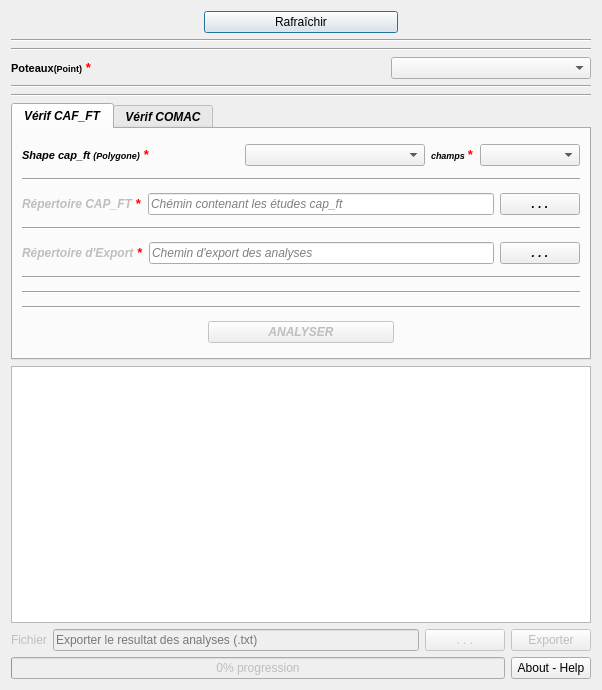
<?xml version="1.0" encoding="UTF-8"?>
<ui version="4.0">
 <class>CapComacDialogBase</class>
 <widget class="QDialog" name="CapComacDialogBase">
  <property name="geometry">
   <rect>
    <x>0</x>
    <y>0</y>
    <width>602</width>
    <height>690</height>
   </rect>
  </property>
  <property name="maximumSize">
   <size>
    <width>628</width>
    <height>700</height>
   </size>
  </property>
  <property name="windowTitle">
   <string>CAP COMAC</string>
  </property>
  <property name="windowIcon">
   <iconset>
    <normaloff>images/icon.png</normaloff>images/icon.png</iconset>
  </property>
  <layout class="QGridLayout" name="gridLayout">
   <item row="0" column="0">
    <layout class="QVBoxLayout" name="verticalLayout">
     <item>
      <layout class="QHBoxLayout" name="horizontalLayout_7">
       <item>
        <spacer name="horizontalSpacer_4">
         <property name="orientation">
          <enum>Qt::Horizontal</enum>
         </property>
         <property name="sizeHint" stdset="0">
          <size>
           <width>40</width>
           <height>20</height>
          </size>
         </property>
        </spacer>
       </item>
       <item>
        <widget class="QPushButton" name="rafraichirUi">
         <property name="sizePolicy">
          <sizepolicy hsizetype="Expanding" vsizetype="Fixed">
           <horstretch>0</horstretch>
           <verstretch>0</verstretch>
          </sizepolicy>
         </property>
         <property name="font">
          <font>
           <weight>50</weight>
           <bold>false</bold>
          </font>
         </property>
         <property name="text">
          <string>Rafraîchir</string>
         </property>
        </widget>
       </item>
       <item>
        <spacer name="horizontalSpacer_5">
         <property name="orientation">
          <enum>Qt::Horizontal</enum>
         </property>
         <property name="sizeHint" stdset="0">
          <size>
           <width>40</width>
           <height>20</height>
          </size>
         </property>
        </spacer>
       </item>
      </layout>
     </item>
     <item>
      <widget class="Line" name="line_7">
       <property name="orientation">
        <enum>Qt::Horizontal</enum>
       </property>
      </widget>
     </item>
     <item>
      <widget class="Line" name="line_4">
       <property name="orientation">
        <enum>Qt::Horizontal</enum>
       </property>
      </widget>
     </item>
     <item>
      <layout class="QHBoxLayout" name="horizontalLayout_4">
       <item>
        <widget class="QLabel" name="label_7">
         <property name="font">
          <font>
           <pointsize>7</pointsize>
           <weight>75</weight>
           <bold>true</bold>
          </font>
         </property>
         <property name="text">
          <string>&lt;html&gt;&lt;head/&gt;&lt;body&gt;&lt;p align=&quot;justify&quot;&gt;&lt;span style=&quot; font-family:'Sans Serif'; font-size:8pt;&quot;&gt;Poteaux&lt;/span&gt;&lt;span style=&quot; font-family:'Sans Serif'; font-size:10pt;&quot;/&gt;&lt;span style=&quot; font-family:'Sans Serif';&quot;&gt;(Point)&lt;/span&gt;&lt;span style=&quot; font-family:'Sans Serif'; font-size:10pt; color:#ff0000;&quot;&gt; *&lt;/span&gt;&lt;/p&gt;&lt;/body&gt;&lt;/html&gt;</string>
         </property>
        </widget>
       </item>
       <item>
        <spacer name="horizontalSpacer_12">
         <property name="orientation">
          <enum>Qt::Horizontal</enum>
         </property>
         <property name="sizeHint" stdset="0">
          <size>
           <width>40</width>
           <height>20</height>
          </size>
         </property>
        </spacer>
       </item>
       <item>
        <widget class="QComboBox" name="comboBoxCoucheInfra_pt_pot">
         <property name="minimumSize">
          <size>
           <width>200</width>
           <height>0</height>
          </size>
         </property>
         <property name="font">
          <font>
           <pointsize>9</pointsize>
          </font>
         </property>
         <item>
          <property name="text">
           <string/>
          </property>
         </item>
        </widget>
       </item>
      </layout>
     </item>
     <item>
      <widget class="Line" name="line_9">
       <property name="orientation">
        <enum>Qt::Horizontal</enum>
       </property>
      </widget>
     </item>
     <item>
      <widget class="Line" name="line_2">
       <property name="orientation">
        <enum>Qt::Horizontal</enum>
       </property>
      </widget>
     </item>
     <item>
      <widget class="QTabWidget" name="tabWidget">
       <property name="enabled">
        <bool>true</bool>
       </property>
       <property name="font">
        <font>
         <weight>75</weight>
         <italic>true</italic>
         <bold>true</bold>
        </font>
       </property>
       <property name="currentIndex">
        <number>0</number>
       </property>
       <property name="documentMode">
        <bool>false</bool>
       </property>
       <property name="tabsClosable">
        <bool>false</bool>
       </property>
       <property name="movable">
        <bool>true</bool>
       </property>
       <widget class="QWidget" name="caf_ft">
        <attribute name="title">
         <string>Vérif CAF_FT</string>
        </attribute>
        <layout class="QGridLayout" name="gridLayout_4">
         <item row="7" column="0">
          <widget class="Line" name="line_3">
           <property name="orientation">
            <enum>Qt::Horizontal</enum>
           </property>
          </widget>
         </item>
         <item row="1" column="0">
          <widget class="Line" name="line_5">
           <property name="orientation">
            <enum>Qt::Horizontal</enum>
           </property>
          </widget>
         </item>
         <item row="2" column="0">
          <layout class="QHBoxLayout" name="horizontalLayout_14">
           <item>
            <widget class="QLabel" name="repertoireGTHD_4">
             <property name="enabled">
              <bool>false</bool>
             </property>
             <property name="sizePolicy">
              <sizepolicy hsizetype="Fixed" vsizetype="Fixed">
               <horstretch>0</horstretch>
               <verstretch>0</verstretch>
              </sizepolicy>
             </property>
             <property name="text">
              <string>&lt;html&gt;&lt;head/&gt;&lt;body&gt;&lt;p&gt;Répertoire CAP_FT &lt;span style=&quot; font-family:'Sans Serif'; font-size:10pt; font-weight:600; color:#ff0000;&quot;&gt;*&lt;/span&gt;&lt;/p&gt;&lt;/body&gt;&lt;/html&gt;</string>
             </property>
            </widget>
           </item>
           <item>
            <widget class="QLineEdit" name="lienRepertoireCapFt">
             <property name="enabled">
              <bool>true</bool>
             </property>
             <property name="sizePolicy">
              <sizepolicy hsizetype="Expanding" vsizetype="Fixed">
               <horstretch>0</horstretch>
               <verstretch>0</verstretch>
              </sizepolicy>
             </property>
             <property name="font">
              <font>
               <weight>50</weight>
               <italic>true</italic>
               <bold>false</bold>
              </font>
             </property>
             <property name="placeholderText">
              <string>Chémin contenant les études cap_ft</string>
             </property>
            </widget>
           </item>
           <item>
            <widget class="QPushButton" name="boutonCheminEtudeCapFt">
             <property name="sizePolicy">
              <sizepolicy hsizetype="Fixed" vsizetype="Fixed">
               <horstretch>0</horstretch>
               <verstretch>0</verstretch>
              </sizepolicy>
             </property>
             <property name="text">
              <string>. . .</string>
             </property>
            </widget>
           </item>
          </layout>
         </item>
         <item row="8" column="0">
          <layout class="QHBoxLayout" name="horizontalLayout_2">
           <item>
            <spacer name="horizontalSpacer">
             <property name="orientation">
              <enum>Qt::Horizontal</enum>
             </property>
             <property name="sizeHint" stdset="0">
              <size>
               <width>40</width>
               <height>20</height>
              </size>
             </property>
            </spacer>
           </item>
           <item>
            <widget class="QPushButton" name="analisationCapFt">
             <property name="enabled">
              <bool>false</bool>
             </property>
             <property name="sizePolicy">
              <sizepolicy hsizetype="Expanding" vsizetype="Fixed">
               <horstretch>0</horstretch>
               <verstretch>0</verstretch>
              </sizepolicy>
             </property>
             <property name="font">
              <font>
               <weight>75</weight>
               <italic>true</italic>
               <bold>true</bold>
              </font>
             </property>
             <property name="text">
              <string>ANALYSER</string>
             </property>
            </widget>
           </item>
           <item>
            <spacer name="horizontalSpacer_2">
             <property name="orientation">
              <enum>Qt::Horizontal</enum>
             </property>
             <property name="sizeHint" stdset="0">
              <size>
               <width>40</width>
               <height>20</height>
              </size>
             </property>
            </spacer>
           </item>
          </layout>
         </item>
         <item row="3" column="0">
          <widget class="Line" name="line_13">
           <property name="orientation">
            <enum>Qt::Horizontal</enum>
           </property>
          </widget>
         </item>
         <item row="0" column="0">
          <layout class="QVBoxLayout" name="verticalLayout_3">
           <item>
            <layout class="QHBoxLayout" name="horizontalLayout_12">
             <item>
              <widget class="QLabel" name="label_11">
               <property name="font">
                <font>
                 <pointsize>7</pointsize>
                 <weight>75</weight>
                 <italic>true</italic>
                 <bold>true</bold>
                </font>
               </property>
               <property name="text">
                <string>&lt;html&gt;&lt;head/&gt;&lt;body&gt;&lt;p align=&quot;justify&quot;&gt;&lt;span style=&quot; font-family:'Sans Serif'; font-size:8pt;&quot;&gt;Shape cap_ft &lt;/span&gt;&lt;span style=&quot; font-family:'Sans Serif';&quot;&gt;(Polygone)&lt;/span&gt;&lt;span style=&quot; font-family:'Sans Serif'; font-size:10pt; color:#ff0000;&quot;&gt; *&lt;/span&gt;&lt;/p&gt;&lt;/body&gt;&lt;/html&gt;</string>
               </property>
              </widget>
             </item>
             <item>
              <spacer name="horizontalSpacer_14">
               <property name="orientation">
                <enum>Qt::Horizontal</enum>
               </property>
               <property name="sizeHint" stdset="0">
                <size>
                 <width>40</width>
                 <height>20</height>
                </size>
               </property>
              </spacer>
             </item>
             <item>
              <widget class="QComboBox" name="comboBox_etude_cap_ft">
               <property name="minimumSize">
                <size>
                 <width>180</width>
                 <height>0</height>
                </size>
               </property>
               <property name="font">
                <font>
                 <pointsize>9</pointsize>
                 <weight>75</weight>
                 <italic>true</italic>
                 <bold>true</bold>
                </font>
               </property>
               <item>
                <property name="text">
                 <string/>
                </property>
               </item>
              </widget>
             </item>
             <item>
              <widget class="QLabel" name="label_12">
               <property name="font">
                <font>
                 <pointsize>7</pointsize>
                 <weight>75</weight>
                 <italic>true</italic>
                 <bold>true</bold>
                </font>
               </property>
               <property name="text">
                <string>&lt;html&gt;&lt;head/&gt;&lt;body&gt;&lt;p align=&quot;justify&quot;&gt;&lt;span style=&quot; font-family:'Sans Serif';&quot;&gt;champs &lt;/span&gt;&lt;span style=&quot; font-family:'Sans Serif'; font-size:10pt; color:#ff0000;&quot;&gt;*&lt;/span&gt;&lt;/p&gt;&lt;/body&gt;&lt;/html&gt;</string>
               </property>
              </widget>
             </item>
             <item>
              <widget class="QComboBox" name="comboBoxChampsCapFt">
               <property name="minimumSize">
                <size>
                 <width>100</width>
                 <height>0</height>
                </size>
               </property>
               <property name="font">
                <font>
                 <pointsize>9</pointsize>
                 <weight>75</weight>
                 <italic>true</italic>
                 <bold>true</bold>
                </font>
               </property>
              </widget>
             </item>
            </layout>
           </item>
          </layout>
         </item>
         <item row="5" column="0">
          <widget class="Line" name="line_6">
           <property name="orientation">
            <enum>Qt::Horizontal</enum>
           </property>
          </widget>
         </item>
         <item row="4" column="0">
          <layout class="QHBoxLayout" name="horizontalLayout_13">
           <item>
            <widget class="QLabel" name="repertoireExportComac">
             <property name="enabled">
              <bool>false</bool>
             </property>
             <property name="sizePolicy">
              <sizepolicy hsizetype="Fixed" vsizetype="Fixed">
               <horstretch>0</horstretch>
               <verstretch>0</verstretch>
              </sizepolicy>
             </property>
             <property name="text">
              <string>&lt;html&gt;&lt;head/&gt;&lt;body&gt;&lt;p&gt;Répertoire d'Export &lt;span style=&quot; font-family:'Sans Serif'; font-size:10pt; font-weight:600; color:#ff0000;&quot;&gt;*&lt;/span&gt;&lt;/p&gt;&lt;/body&gt;&lt;/html&gt;</string>
             </property>
            </widget>
           </item>
           <item>
            <widget class="QLineEdit" name="lienCheminExportCapFt">
             <property name="enabled">
              <bool>true</bool>
             </property>
             <property name="sizePolicy">
              <sizepolicy hsizetype="Expanding" vsizetype="Fixed">
               <horstretch>0</horstretch>
               <verstretch>0</verstretch>
              </sizepolicy>
             </property>
             <property name="font">
              <font>
               <weight>50</weight>
               <italic>true</italic>
               <bold>false</bold>
              </font>
             </property>
             <property name="placeholderText">
              <string>Chemin d'export des analyses</string>
             </property>
            </widget>
           </item>
           <item>
            <widget class="QPushButton" name="boutonCheminExportComac">
             <property name="sizePolicy">
              <sizepolicy hsizetype="Fixed" vsizetype="Fixed">
               <horstretch>0</horstretch>
               <verstretch>0</verstretch>
              </sizepolicy>
             </property>
             <property name="text">
              <string>. . .</string>
             </property>
            </widget>
           </item>
          </layout>
         </item>
         <item row="6" column="0">
          <widget class="Line" name="line_12">
           <property name="orientation">
            <enum>Qt::Horizontal</enum>
           </property>
          </widget>
         </item>
        </layout>
       </widget>
       <widget class="QWidget" name="comac">
        <attribute name="title">
         <string>Vérif COMAC</string>
        </attribute>
        <layout class="QGridLayout" name="gridLayout_2">
         <item row="1" column="0">
          <widget class="Line" name="line_10">
           <property name="orientation">
            <enum>Qt::Horizontal</enum>
           </property>
          </widget>
         </item>
         <item row="2" column="0">
          <layout class="QHBoxLayout" name="horizontalLayout_8">
           <item>
            <widget class="QLabel" name="repertoireGTHD">
             <property name="enabled">
              <bool>false</bool>
             </property>
             <property name="sizePolicy">
              <sizepolicy hsizetype="Fixed" vsizetype="Fixed">
               <horstretch>0</horstretch>
               <verstretch>0</verstretch>
              </sizepolicy>
             </property>
             <property name="text">
              <string>&lt;html&gt;&lt;head/&gt;&lt;body&gt;&lt;p&gt;Répertoire COMAC &lt;span style=&quot; font-family:'Sans Serif'; font-size:10pt; font-weight:600; color:#ff0000;&quot;&gt;*&lt;/span&gt;&lt;/p&gt;&lt;/body&gt;&lt;/html&gt;</string>
             </property>
            </widget>
           </item>
           <item>
            <widget class="QLineEdit" name="lienRepertoireComac">
             <property name="enabled">
              <bool>true</bool>
             </property>
             <property name="sizePolicy">
              <sizepolicy hsizetype="Expanding" vsizetype="Fixed">
               <horstretch>0</horstretch>
               <verstretch>0</verstretch>
              </sizepolicy>
             </property>
             <property name="font">
              <font>
               <weight>50</weight>
               <italic>true</italic>
               <bold>false</bold>
              </font>
             </property>
             <property name="placeholderText">
              <string>Chémin contenant les études comac</string>
             </property>
            </widget>
           </item>
           <item>
            <widget class="QPushButton" name="boutonCheminEtudeComac">
             <property name="sizePolicy">
              <sizepolicy hsizetype="Fixed" vsizetype="Fixed">
               <horstretch>0</horstretch>
               <verstretch>0</verstretch>
              </sizepolicy>
             </property>
             <property name="text">
              <string>. . .</string>
             </property>
            </widget>
           </item>
          </layout>
         </item>
         <item row="8" column="0">
          <layout class="QHBoxLayout" name="horizontalLayout_5">
           <item>
            <spacer name="horizontalSpacer_3">
             <property name="orientation">
              <enum>Qt::Horizontal</enum>
             </property>
             <property name="sizeHint" stdset="0">
              <size>
               <width>40</width>
               <height>20</height>
              </size>
             </property>
            </spacer>
           </item>
           <item>
            <widget class="QPushButton" name="analisationComac">
             <property name="enabled">
              <bool>false</bool>
             </property>
             <property name="sizePolicy">
              <sizepolicy hsizetype="Expanding" vsizetype="Fixed">
               <horstretch>0</horstretch>
               <verstretch>0</verstretch>
              </sizepolicy>
             </property>
             <property name="font">
              <font>
               <weight>75</weight>
               <italic>true</italic>
               <bold>true</bold>
              </font>
             </property>
             <property name="text">
              <string>ANALYSER</string>
             </property>
            </widget>
           </item>
           <item>
            <spacer name="horizontalSpacer_6">
             <property name="orientation">
              <enum>Qt::Horizontal</enum>
             </property>
             <property name="sizeHint" stdset="0">
              <size>
               <width>40</width>
               <height>20</height>
              </size>
             </property>
            </spacer>
           </item>
          </layout>
         </item>
         <item row="0" column="0">
          <layout class="QVBoxLayout" name="verticalLayout_2">
           <item>
            <layout class="QHBoxLayout" name="horizontalLayout_10">
             <item>
              <widget class="QLabel" name="label_10">
               <property name="font">
                <font>
                 <pointsize>7</pointsize>
                 <weight>75</weight>
                 <italic>true</italic>
                 <bold>true</bold>
                </font>
               </property>
               <property name="text">
                <string>&lt;html&gt;&lt;head/&gt;&lt;body&gt;&lt;p align=&quot;justify&quot;&gt;&lt;span style=&quot; font-family:'Sans Serif'; font-size:8pt;&quot;&gt;Shape comac &lt;/span&gt;&lt;span style=&quot; font-family:'Sans Serif';&quot;&gt;(Polygone)&lt;/span&gt;&lt;span style=&quot; font-family:'Sans Serif'; font-size:10pt; color:#ff0000;&quot;&gt; *&lt;/span&gt;&lt;/p&gt;&lt;/body&gt;&lt;/html&gt;</string>
               </property>
              </widget>
             </item>
             <item>
              <spacer name="horizontalSpacer_13">
               <property name="orientation">
                <enum>Qt::Horizontal</enum>
               </property>
               <property name="sizeHint" stdset="0">
                <size>
                 <width>40</width>
                 <height>20</height>
                </size>
               </property>
              </spacer>
             </item>
             <item>
              <widget class="QComboBox" name="comboBoxCoucheComac">
               <property name="minimumSize">
                <size>
                 <width>180</width>
                 <height>0</height>
                </size>
               </property>
               <property name="font">
                <font>
                 <pointsize>9</pointsize>
                 <weight>75</weight>
                 <italic>true</italic>
                 <bold>true</bold>
                </font>
               </property>
               <item>
                <property name="text">
                 <string/>
                </property>
               </item>
              </widget>
             </item>
             <item>
              <widget class="QLabel" name="label_9">
               <property name="font">
                <font>
                 <pointsize>7</pointsize>
                 <weight>75</weight>
                 <italic>true</italic>
                 <bold>true</bold>
                </font>
               </property>
               <property name="text">
                <string>&lt;html&gt;&lt;head/&gt;&lt;body&gt;&lt;p align=&quot;justify&quot;&gt;&lt;span style=&quot; font-family:'Sans Serif';&quot;&gt;champs &lt;/span&gt;&lt;span style=&quot; font-family:'Sans Serif'; font-size:10pt; color:#ff0000;&quot;&gt;*&lt;/span&gt;&lt;/p&gt;&lt;/body&gt;&lt;/html&gt;</string>
               </property>
              </widget>
             </item>
             <item>
              <widget class="QComboBox" name="comboBoxChampsComac">
               <property name="minimumSize">
                <size>
                 <width>100</width>
                 <height>0</height>
                </size>
               </property>
               <property name="font">
                <font>
                 <pointsize>9</pointsize>
                 <weight>75</weight>
                 <italic>true</italic>
                 <bold>true</bold>
                </font>
               </property>
              </widget>
             </item>
            </layout>
           </item>
          </layout>
         </item>
         <item row="6" column="0">
          <widget class="Line" name="line">
           <property name="orientation">
            <enum>Qt::Horizontal</enum>
           </property>
          </widget>
         </item>
         <item row="4" column="0">
          <layout class="QHBoxLayout" name="horizontalLayout_11">
           <item>
            <widget class="QLabel" name="repertoireExportComac_2">
             <property name="enabled">
              <bool>false</bool>
             </property>
             <property name="sizePolicy">
              <sizepolicy hsizetype="Fixed" vsizetype="Fixed">
               <horstretch>0</horstretch>
               <verstretch>0</verstretch>
              </sizepolicy>
             </property>
             <property name="text">
              <string>&lt;html&gt;&lt;head/&gt;&lt;body&gt;&lt;p&gt;Répertoire d'Export &lt;span style=&quot; font-family:'Sans Serif'; color:#ff0000;&quot;&gt;*&lt;/span&gt;&lt;/p&gt;&lt;/body&gt;&lt;/html&gt;</string>
             </property>
            </widget>
           </item>
           <item>
            <widget class="QLineEdit" name="lienCheminExportComac">
             <property name="enabled">
              <bool>true</bool>
             </property>
             <property name="sizePolicy">
              <sizepolicy hsizetype="Expanding" vsizetype="Fixed">
               <horstretch>0</horstretch>
               <verstretch>0</verstretch>
              </sizepolicy>
             </property>
             <property name="font">
              <font>
               <weight>50</weight>
               <italic>true</italic>
               <bold>false</bold>
              </font>
             </property>
             <property name="placeholderText">
              <string>Chemin d'export des analyses</string>
             </property>
            </widget>
           </item>
           <item>
            <widget class="QPushButton" name="boutonCheminExportCapFt">
             <property name="sizePolicy">
              <sizepolicy hsizetype="Fixed" vsizetype="Fixed">
               <horstretch>0</horstretch>
               <verstretch>0</verstretch>
              </sizepolicy>
             </property>
             <property name="text">
              <string>. . .</string>
             </property>
            </widget>
           </item>
          </layout>
         </item>
         <item row="3" column="0">
          <widget class="Line" name="line_8">
           <property name="orientation">
            <enum>Qt::Horizontal</enum>
           </property>
          </widget>
         </item>
         <item row="7" column="0">
          <widget class="Line" name="line_11">
           <property name="orientation">
            <enum>Qt::Horizontal</enum>
           </property>
          </widget>
         </item>
         <item row="5" column="0">
          <widget class="Line" name="line_14">
           <property name="orientation">
            <enum>Qt::Horizontal</enum>
           </property>
          </widget>
         </item>
        </layout>
       </widget>
      </widget>
     </item>
     <item>
      <widget class="QTextBrowser" name="textBrowser">
       <property name="enabled">
        <bool>true</bool>
       </property>
       <property name="minimumSize">
        <size>
         <width>0</width>
         <height>200</height>
        </size>
       </property>
       <property name="font">
        <font>
         <pointsize>9</pointsize>
         <weight>50</weight>
         <bold>false</bold>
        </font>
       </property>
       <property name="autoFormatting">
        <set>QTextEdit::AutoBulletList</set>
       </property>
       <property name="tabChangesFocus">
        <bool>false</bool>
       </property>
       <property name="undoRedoEnabled">
        <bool>false</bool>
       </property>
      </widget>
     </item>
     <item>
      <layout class="QGridLayout" name="gridLayout_3">
       <item row="0" column="0">
        <layout class="QHBoxLayout" name="horizontalLayout_6">
         <item>
          <widget class="QLabel" name="label_2">
           <property name="enabled">
            <bool>false</bool>
           </property>
           <property name="sizePolicy">
            <sizepolicy hsizetype="Fixed" vsizetype="Fixed">
             <horstretch>0</horstretch>
             <verstretch>0</verstretch>
            </sizepolicy>
           </property>
           <property name="text">
            <string>Fichier</string>
           </property>
          </widget>
         </item>
         <item>
          <widget class="QLineEdit" name="lienCheminExport">
           <property name="enabled">
            <bool>false</bool>
           </property>
           <property name="sizePolicy">
            <sizepolicy hsizetype="Expanding" vsizetype="Fixed">
             <horstretch>0</horstretch>
             <verstretch>0</verstretch>
            </sizepolicy>
           </property>
           <property name="font">
            <font>
             <weight>50</weight>
             <bold>false</bold>
            </font>
           </property>
           <property name="placeholderText">
            <string>Exporter le resultat des analyses (.txt)</string>
           </property>
          </widget>
         </item>
         <item>
          <widget class="QPushButton" name="boutonCheminExport">
           <property name="enabled">
            <bool>false</bool>
           </property>
           <property name="sizePolicy">
            <sizepolicy hsizetype="Fixed" vsizetype="Fixed">
             <horstretch>0</horstretch>
             <verstretch>0</verstretch>
            </sizepolicy>
           </property>
           <property name="text">
            <string>. . .</string>
           </property>
          </widget>
         </item>
         <item>
          <widget class="QPushButton" name="exporter">
           <property name="enabled">
            <bool>false</bool>
           </property>
           <property name="text">
            <string>Exporter</string>
           </property>
          </widget>
         </item>
        </layout>
       </item>
      </layout>
     </item>
     <item>
      <layout class="QGridLayout" name="gridLayout_1">
       <item row="0" column="0">
        <layout class="QHBoxLayout" name="horizontalLayout_3">
         <item>
          <widget class="QProgressBar" name="progressBar">
           <property name="enabled">
            <bool>false</bool>
           </property>
           <property name="minimumSize">
            <size>
             <width>300</width>
             <height>10</height>
            </size>
           </property>
           <property name="value">
            <number>0</number>
           </property>
           <property name="format">
            <string>%p% progression</string>
           </property>
          </widget>
         </item>
         <item>
          <widget class="QPushButton" name="helpButton">
           <property name="text">
            <string>About - Help</string>
           </property>
          </widget>
         </item>
        </layout>
       </item>
      </layout>
     </item>
    </layout>
   </item>
  </layout>
 </widget>
 <tabstops>
  <tabstop>boutonCheminEtudeComac</tabstop>
  <tabstop>comboBoxCoucheInfra_pt_pot</tabstop>
  <tabstop>analisationCapFt</tabstop>
  <tabstop>textBrowser</tabstop>
  <tabstop>lienCheminExport</tabstop>
  <tabstop>boutonCheminExport</tabstop>
  <tabstop>exporter</tabstop>
  <tabstop>helpButton</tabstop>
  <tabstop>lienRepertoireComac</tabstop>
 </tabstops>
 <resources/>
 <connections/>
</ui>
